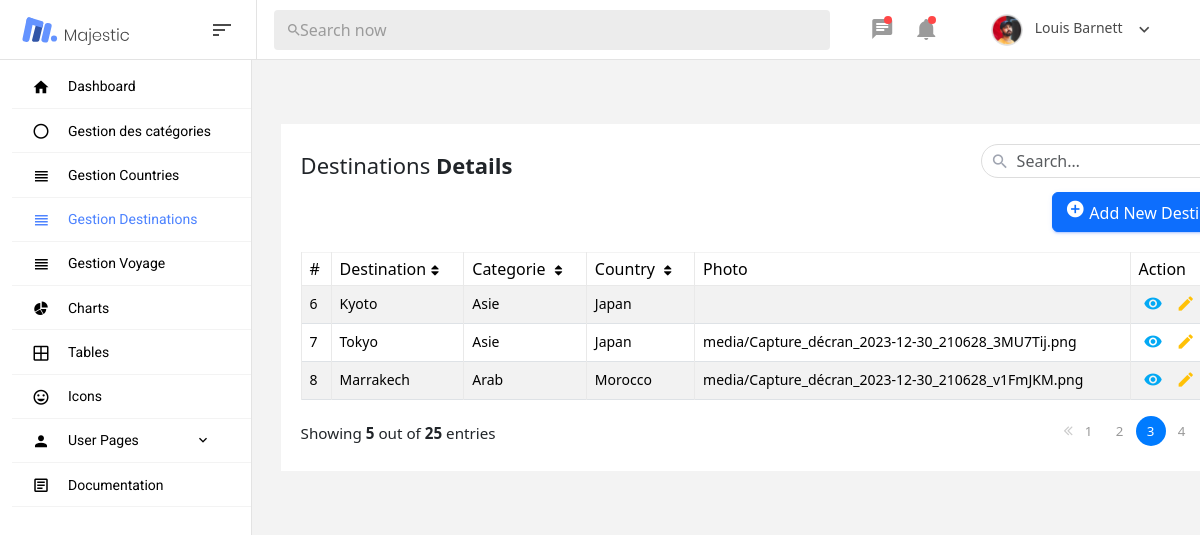
The page /adminHome/gestionVille on the database its author committed.
### admin_panel/models.py (models this page shows)
class Destination(models.Model):
    id = models.AutoField(primary_key=True)
    country=models.ForeignKey(Country, on_delete=models.CASCADE)
    nom=models.CharField(max_length=200)
    photo = models.ImageField(upload_to='media/', blank=True, null=True)

class Country(models.Model):
    id = models.AutoField(primary_key=True)
    categorie=models.ForeignKey(Categorie, on_delete=models.CASCADE)
    nom=models.CharField(max_length=200)
    photo = models.ImageField(upload_to='media/', blank=True, null=True)

class Categorie(models.Model):
    id = models.AutoField(primary_key=True)
    nom=models.CharField(max_length=200,unique=True)
    photo = models.ImageField(upload_to='media/', blank=True, null=True)

### admin_panel/views.py (the view)
# urls.py: path('adminHome/gestionVille',views.gestionVille,name='gestionVille'),
def gestionVille(request):
    categ=Categorie.objects.all()
    countries=Country.objects.all()
    dest=Destination.objects.all()
    return render(request,'admin_panel/gestionVille.html',{'categ': categ, 'countries': countries,'dest':dest})

### admin_panel/templates/admin_panel/gestionVille.html (shortened to what this page needs)
{% extends 'admin_panel/base.html' %}
{% block content %}
<div class="container">
    <div class="table-responsive">
        <div class="table-wrapper">
            <div class="table-title">
                <div class="row">
                    <div class="col-sm-8"><h2>Destinations <b>Details</b></h2></div>
                    <div class="col-sm-4">
                        <div class="search-box">
                            <i class="material-icons">&#xE8B6;</i>
                            <input type="text" class="form-control" placeholder="Search&hellip;">
                        </div>
                        <br>
                        <div class="col-xs-6 text-right mt-4">
							<a href="#addDestinationModal" class="btn btn-primary" data-toggle="modal"><i class="material-icons">&#xE147;</i> <span>Add New Destination</span></a>
						</div>
                    </div>
                </div>
            </div>
            <table class="table table-striped table-hover table-bordered">
                <thead>
                    <tr>
                        <th>#</th>
                        <th>Destination<i class="fa fa-sort"></i></th>
                        <th>Categorie <i class="fa fa-sort"></i></th>
                        <th>Country <i class="fa fa-sort"></i></th>
                        <th>Photo</th>
                        <th>Action</th>
                    </tr>
                </thead>
                <tbody>
                    {% for destination in dest %}
                    <tr>
                        <td>{{destination.id}}</td>
                        <td>{{destination.nom}}</td>
                        <td>{{destination.country.categorie.nom}}</td>
                        <td>{{destination.country.nom}}</td>
                        <td>{{destination.photo}}</td>
                        <td>
                            <a href="#" class="view" title="View" data-toggle="tooltip"><i class="material-icons">&#xE417;</i></a>
                            <a href="#" class="edit" title="Edit" onclick="openEditModal('{{ destination.id }}','{{ destination.nom }}','{{ destination.country.categorie.id }}','{{ destination.country.id}}','{{ destination.photo }}')" data-toggle="modal"><i class="material-icons">&#xE254;</i></a>
                        </td>
                    </tr>
                        {% endfor %}
                </tbody>
            </table>
            <div class="clearfix">
                <div class="hint-text">Showing <b>5</b> out of <b>25</b> entries</div>
                <ul class="pagination">
                    <li class="page-item disabled"><a href="#"><i class="fa fa-angle-double-left"></i></a></li>
                    <li class="page-item"><a href="#" class="page-link">1</a></li>
                    <li class="page-item"><a href="#" class="page-link">2</a></li>
                    <li class="page-item active"><a href="#" class="page-link">3</a></li>
                    <li class="page-item"><a href="#" class="page-link">4</a></li>
                    <li class="page-item"><a href="#" class="page-link">5</a></li>
                </ul>
            </div>
        </div>
    </div>
</div>
{% endblock %}
{% block styles %}
{% load static %}
    {{ block.super }}
    <link rel="stylesheet" href="{% static 'admin_panel/css/gestVoyStyle.css' %}">
    <link rel="stylesheet" href="https://maxcdn.bootstrapcdn.com/font-awesome/4.7.0/css/font-awesome.min.css">
    <link href="https://cdn.jsdelivr.net/npm/bootstrap@5.3.2/dist/css/bootstrap.min.css" rel="stylesheet">
    {% endblock %}

### admin_panel/static/admin_panel/css/gestVoyStyle.css (style rules this page uses)
body { color: #566787; background: #f5f5f5; font-family: 'Roboto', sans-serif; }
.table-responsive { margin: 30px 0; }
.table-wrapper { min-width: 1000px; background: #fff; padding: 20px; box-shadow: 0 1px 1px rgba(0,0,0,.05); }
.table-title { padding-bottom: 10px; margin: 0 0 10px; }
.table-title h2 { margin: 8px 0 0; font-size: 22px; }
.search-box { position: relative; float: right; }
.search-box input { height: 34px; border-radius: 20px; padding-left: 35px; border-color: #ddd; box-shadow: none; }
.search-box i { color: #a0a5b1; position: absolute; font-size: 19px; top: 8px; left: 10px; }
table.table tr th, table.table tr td { border-color: #e9e9e9; }
table.table-striped tbody tr:nth-of-type(odd) { background-color: #fcfcfc; }
table.table th i { font-size: 13px; margin: 0 5px; cursor: pointer; }
table.table td:last-child { width: 130px; }
table.table td a { color: #a0a5b1; display: inline-block; margin: 0 5px; }
table.table td a.view { color: #03A9F4; }
table.table td a.edit { color: #FFC107; }
table.table td i { font-size: 19px; }
.pagination { float: right; margin: 0 0 5px; }
.pagination li a { border: none; font-size: 95%; width: 30px; height: 30px; color: #999; margin: 0 2px; line-height: 30px; border-radius: 30px !important; text-align: center; padding: 0; }
.pagination li.active a { background: #03A9F4; }
.pagination li.disabled i { color: #ccc; }
.pagination li i { font-size: 16px; padding-top: 6px }
.hint-text { float: left; margin-top: 6px; font-size: 95%; }

### rows shown on the page
Destination: id "6", nom "Kyoto", country.categorie.nom "Asie", country.nom "Japan"
Destination: id "7", nom "Tokyo", country.categorie.nom "Asie", country.nom "Japan", photo "media/Capture_décran_2023-12-30_210628_3MU7Tij.png"
Destination: id "8", nom "Marrakech", country.categorie.nom "Arab", country.nom "Morocco", photo "media/Capture_décran_2023-12-30_210628_v1FmJKM.png"
